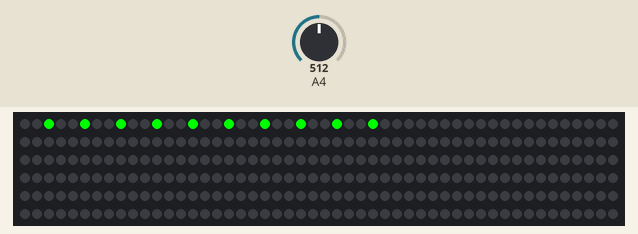
This sketch was run on a simulated Arduino Uno, built with avr-gcc and run on an emulated ATmega328P. On the bench: 300 RGB LEDs in strip order, left to right, continuing on the next row. The test bench sets the inputs (shaded band); at power-on: A4 = 512. What the sketch prints to the serial monitor is not drawn.

Above: at 0.16 s.

The sketch:

Beat_Change.ino
```cpp
#include <FastLED.h>
//#include <color_tables.h>

#define LED_TYPE WS2812B
#define COLOR_ORDER GRB
#define DATA_PIN 14
#define RED 0
#define GREEN 1
#define BLUE 2

//Parameters that can be changed
#define NUM_LEDS 300
#define NUM_LIGHTS 10
#define MAX_LEDS
#define BOUNCING false
#define JUMP 2

CRGB leds[NUM_LEDS];
CRGB color_array[158];
CRGB colors[10];
uint8_t state;
uint16_t reading;
int timer;
int k;
int thresh = 2500;
bool forward = true;

class Light{
  public:
  int id;
  int color = 0;
  int adress;
  int interval;
  void inc_pixel(Light lights[]){
    leds[adress] = CRGB(0,0,0);
    if (forward){
      adress+=JUMP;
      adress %= NUM_LEDS;
      leds[adress] = color_array[color];
    }
    else{
      adress-=JUMP;
      if (adress < 0){
        adress = NUM_LEDS-1;
      }
      leds[adress] = color_array[color];
    }
    color++;
    color%=156;
  }
};

Light lights[NUM_LIGHTS];

void setup() {
  FastLED.addLeds<LED_TYPE, DATA_PIN, COLOR_ORDER>(leds, NUM_LEDS);
  FastLED.setBrightness(255);
  Serial.begin(115200);
  int j;
  for (int i = 0; i<256; i+=5){
    color_array[k] = CRGB(i,255-i,0);
    k++;
  }
  for (int i = 0; i<256; i+=5){
    color_array[k] = CRGB(255-i,0,i);
    k++;
  }
  for (int i = 0; i<256; i+=5){
    color_array[k] = CRGB(0,i,255-i);
    k++;
  }
  colors[0] = CRGB(0,0,255);
  colors[1] = CRGB(255,0,255);
  colors[2] = CRGB(0,255,0);
  colors[3] = CRGB(255,0,0);
  colors[4] = CRGB(255,255,0);
  colors[5] = CRGB(0,128,128);
  colors[6] = CRGB(255,255,255);
  for (int i = 0; i < NUM_LIGHTS; i++){
     j+=1;
     j%=156;
     lights[i].adress = 3*i;
     lights[i].interval = 2;
     lights[i].id = i;
  }
  Serial.println(1);
}

void loop() {
  reading = analogRead(A4);
  for (int i = 0; i < NUM_LIGHTS; i++){
    lights[i].inc_pixel(lights);
  }
  if (reading > thresh){
    forward = !forward;
  }
  FastLED.show();
  timer++;
  delay(1);
}
```
